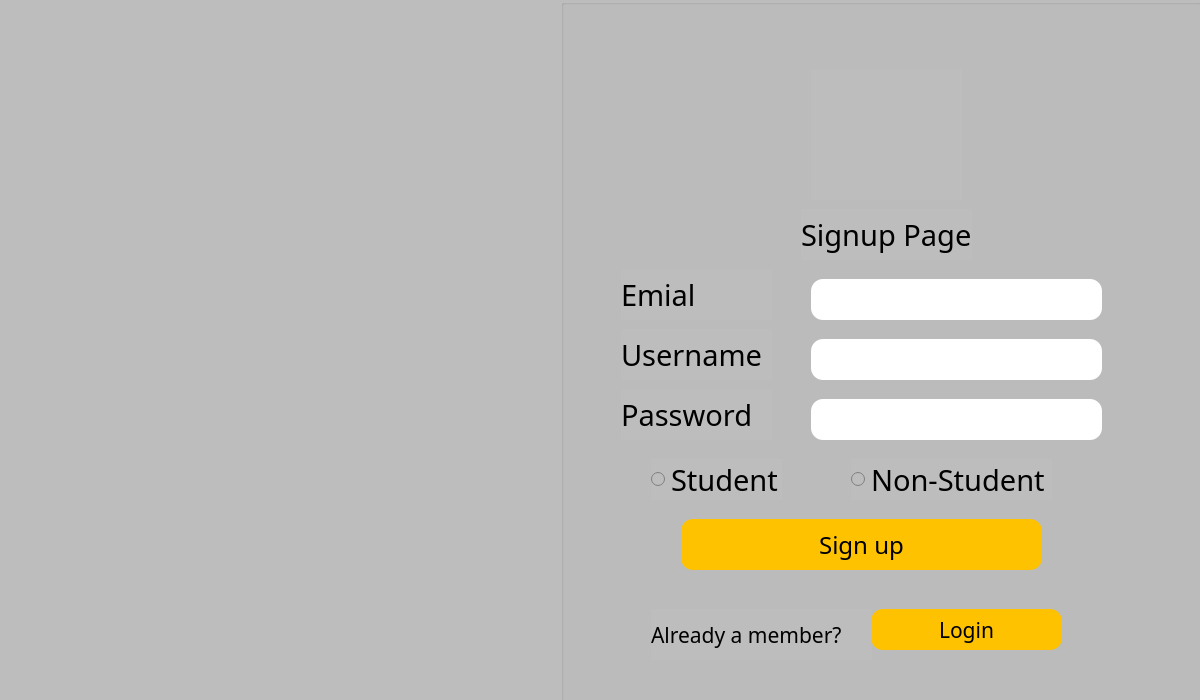
<?xml version="1.0" encoding="UTF-8"?>
<ui version="4.0">
 <class>SignupPage</class>
 <widget class="QDialog" name="SignupPage">
  <property name="geometry">
   <rect>
    <x>0</x>
    <y>0</y>
    <width>1200</width>
    <height>700</height>
   </rect>
  </property>
  <property name="windowTitle">
   <string>Dialog</string>
  </property>
  <property name="styleSheet">
   <string notr="true">background-color: #BDBDBD;</string>
  </property>
  <widget class="QGroupBox" name="groupBox">
   <property name="geometry">
    <rect>
     <x>561</x>
     <y>-1</y>
     <width>641</width>
     <height>711</height>
    </rect>
   </property>
   <property name="title">
    <string/>
   </property>
   <widget class="QLabel" name="user">
    <property name="geometry">
     <rect>
      <x>250</x>
      <y>70</y>
      <width>151</width>
      <height>131</height>
     </rect>
    </property>
    <property name="text">
     <string/>
    </property>
   </widget>
   <widget class="QLabel" name="label_2">
    <property name="geometry">
     <rect>
      <x>240</x>
      <y>210</y>
      <width>171</width>
      <height>51</height>
     </rect>
    </property>
    <property name="font">
     <font>
      <family>BAXAUTRIAL</family>
      <pointsize>22</pointsize>
     </font>
    </property>
    <property name="text">
     <string>Signup Page</string>
    </property>
   </widget>
   <widget class="QLabel" name="label_3">
    <property name="geometry">
     <rect>
      <x>60</x>
      <y>330</y>
      <width>151</width>
      <height>51</height>
     </rect>
    </property>
    <property name="font">
     <font>
      <family>BAXAUTRIAL</family>
      <pointsize>22</pointsize>
     </font>
    </property>
    <property name="text">
     <string>Username</string>
    </property>
   </widget>
   <widget class="QLabel" name="label_4">
    <property name="geometry">
     <rect>
      <x>60</x>
      <y>390</y>
      <width>151</width>
      <height>51</height>
     </rect>
    </property>
    <property name="font">
     <font>
      <family>BAXAUTRIAL</family>
      <pointsize>22</pointsize>
     </font>
    </property>
    <property name="text">
     <string>Password</string>
    </property>
   </widget>
   <widget class="QLineEdit" name="name">
    <property name="geometry">
     <rect>
      <x>250</x>
      <y>340</y>
      <width>291</width>
      <height>41</height>
     </rect>
    </property>
    <property name="styleSheet">
     <string notr="true">background-color: white;
border-radius: 12;
color: black;</string>
    </property>
   </widget>
   <widget class="QLineEdit" name="pass">
    <property name="geometry">
     <rect>
      <x>250</x>
      <y>400</y>
      <width>291</width>
      <height>41</height>
     </rect>
    </property>
    <property name="styleSheet">
     <string notr="true">background-color: white;
border-radius: 12;
color: black;</string>
    </property>
   </widget>
   <widget class="QPushButton" name="signup">
    <property name="geometry">
     <rect>
      <x>120</x>
      <y>520</y>
      <width>361</width>
      <height>51</height>
     </rect>
    </property>
    <property name="font">
     <font>
      <family>BAXAUTRIAL</family>
      <pointsize>18</pointsize>
     </font>
    </property>
    <property name="styleSheet">
     <string notr="true">background-color: #FFC200;
border-radius: 12;
color: black;</string>
    </property>
    <property name="text">
     <string>Sign up</string>
    </property>
   </widget>
   <widget class="QLabel" name="label_5">
    <property name="geometry">
     <rect>
      <x>90</x>
      <y>610</y>
      <width>221</width>
      <height>51</height>
     </rect>
    </property>
    <property name="font">
     <font>
      <family>Baskerville Old Face</family>
      <pointsize>16</pointsize>
     </font>
    </property>
    <property name="text">
     <string>Already a member?</string>
    </property>
   </widget>
   <widget class="QPushButton" name="login">
    <property name="geometry">
     <rect>
      <x>310</x>
      <y>610</y>
      <width>191</width>
      <height>41</height>
     </rect>
    </property>
    <property name="font">
     <font>
      <family>BAXAUTRIAL</family>
      <pointsize>16</pointsize>
     </font>
    </property>
    <property name="styleSheet">
     <string notr="true">background-color: #FFC200;
border-radius: 12;
color: black;</string>
    </property>
    <property name="text">
     <string>Login</string>
    </property>
   </widget>
   <widget class="QLabel" name="label_6">
    <property name="geometry">
     <rect>
      <x>60</x>
      <y>270</y>
      <width>151</width>
      <height>51</height>
     </rect>
    </property>
    <property name="font">
     <font>
      <family>BAXAUTRIAL</family>
      <pointsize>22</pointsize>
     </font>
    </property>
    <property name="text">
     <string>Emial</string>
    </property>
   </widget>
   <widget class="QLineEdit" name="mail">
    <property name="geometry">
     <rect>
      <x>250</x>
      <y>280</y>
      <width>291</width>
      <height>41</height>
     </rect>
    </property>
    <property name="styleSheet">
     <string notr="true">background-color: white;
border-radius: 12;
color: black;</string>
    </property>
    <property name="text">
     <string/>
    </property>
   </widget>
   <widget class="QRadioButton" name="stud">
    <property name="geometry">
     <rect>
      <x>90</x>
      <y>460</y>
      <width>131</width>
      <height>41</height>
     </rect>
    </property>
    <property name="font">
     <font>
      <family>BAXAUTRIAL</family>
      <pointsize>22</pointsize>
     </font>
    </property>
    <property name="text">
     <string>Student</string>
    </property>
   </widget>
   <widget class="QRadioButton" name="non">
    <property name="geometry">
     <rect>
      <x>290</x>
      <y>460</y>
      <width>201</width>
      <height>41</height>
     </rect>
    </property>
    <property name="font">
     <font>
      <family>BAXAUTRIAL</family>
      <pointsize>22</pointsize>
     </font>
    </property>
    <property name="text">
     <string>Non-Student</string>
    </property>
   </widget>
  </widget>
  <widget class="QLabel" name="pic">
   <property name="geometry">
    <rect>
     <x>0</x>
     <y>0</y>
     <width>561</width>
     <height>701</height>
    </rect>
   </property>
   <property name="text">
    <string/>
   </property>
  </widget>
 </widget>
 <resources/>
 <connections/>
</ui>
